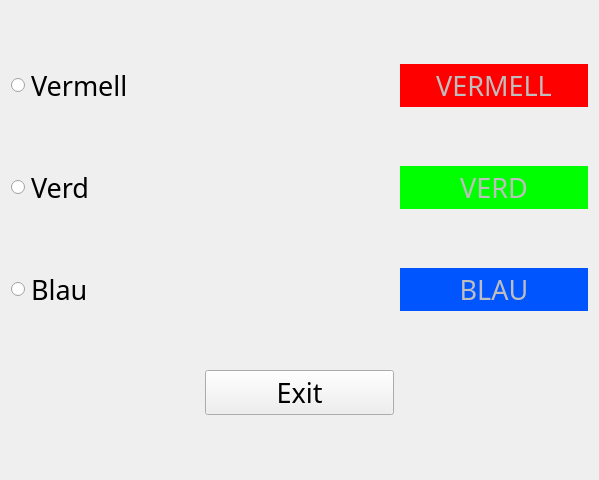
<?xml version="1.0" encoding="UTF-8"?>
<ui version="4.0">
 <class>MyForm</class>
 <widget class="QWidget" name="MyForm">
  <property name="geometry">
   <rect>
    <x>0</x>
    <y>0</y>
    <width>599</width>
    <height>480</height>
   </rect>
  </property>
  <property name="windowTitle">
   <string>Form</string>
  </property>
  <layout class="QGridLayout" name="gridLayout">
   <item row="1" column="2">
    <widget class="QLabel" name="label">
     <property name="enabled">
      <bool>false</bool>
     </property>
     <property name="font">
      <font>
       <family>Academicons</family>
       <pointsize>20</pointsize>
      </font>
     </property>
     <property name="styleSheet">
      <string notr="true">background-color: rgb(0, 255, 0);</string>
     </property>
     <property name="text">
      <string>VERD</string>
     </property>
     <property name="alignment">
      <set>Qt::AlignCenter</set>
     </property>
    </widget>
   </item>
   <item row="1" column="0">
    <widget class="QRadioButton" name="radioButton_2">
     <property name="font">
      <font>
       <family>Academicons</family>
       <pointsize>20</pointsize>
      </font>
     </property>
     <property name="text">
      <string>Verd</string>
     </property>
    </widget>
   </item>
   <item row="0" column="0">
    <widget class="QRadioButton" name="radioButton">
     <property name="font">
      <font>
       <family>Academicons</family>
       <pointsize>20</pointsize>
      </font>
     </property>
     <property name="text">
      <string>Vermell</string>
     </property>
    </widget>
   </item>
   <item row="2" column="0">
    <widget class="QRadioButton" name="radioButton_3">
     <property name="font">
      <font>
       <family>Academicons</family>
       <pointsize>20</pointsize>
      </font>
     </property>
     <property name="text">
      <string>Blau</string>
     </property>
    </widget>
   </item>
   <item row="0" column="2">
    <widget class="QLabel" name="label_2">
     <property name="enabled">
      <bool>false</bool>
     </property>
     <property name="font">
      <font>
       <family>Academicons</family>
       <pointsize>20</pointsize>
      </font>
     </property>
     <property name="styleSheet">
      <string notr="true">background-color: rgb(255, 0, 0);</string>
     </property>
     <property name="text">
      <string>VERMELL</string>
     </property>
     <property name="scaledContents">
      <bool>false</bool>
     </property>
     <property name="alignment">
      <set>Qt::AlignCenter</set>
     </property>
    </widget>
   </item>
   <item row="2" column="2">
    <widget class="QLabel" name="label_3">
     <property name="enabled">
      <bool>false</bool>
     </property>
     <property name="font">
      <font>
       <family>Academicons</family>
       <pointsize>20</pointsize>
      </font>
     </property>
     <property name="styleSheet">
      <string notr="true">background-color: rgb(0, 85, 255);</string>
     </property>
     <property name="text">
      <string>BLAU</string>
     </property>
     <property name="alignment">
      <set>Qt::AlignCenter</set>
     </property>
    </widget>
   </item>
   <item row="4" column="1">
    <widget class="QPushButton" name="pushButton">
     <property name="font">
      <font>
       <family>Academicons</family>
       <pointsize>20</pointsize>
      </font>
     </property>
     <property name="text">
      <string>Exit</string>
     </property>
    </widget>
   </item>
  </layout>
 </widget>
 <resources/>
 <connections>
  <connection>
   <sender>pushButton</sender>
   <signal>clicked()</signal>
   <receiver>MyForm</receiver>
   <slot>close()</slot>
   <hints>
    <hint type="sourcelabel">
     <x>345</x>
     <y>394</y>
    </hint>
    <hint type="destinationlabel">
     <x>493</x>
     <y>462</y>
    </hint>
   </hints>
  </connection>
  <connection>
   <sender>radioButton</sender>
   <signal>clicked(bool)</signal>
   <receiver>label_2</receiver>
   <slot>setEnabled(bool)</slot>
   <hints>
    <hint type="sourcelabel">
     <x>154</x>
     <y>89</y>
    </hint>
    <hint type="destinationlabel">
     <x>410</x>
     <y>86</y>
    </hint>
   </hints>
  </connection>
  <connection>
   <sender>radioButton</sender>
   <signal>clicked(bool)</signal>
   <receiver>label</receiver>
   <slot>setDisabled(bool)</slot>
   <hints>
    <hint type="sourcelabel">
     <x>186</x>
     <y>75</y>
    </hint>
    <hint type="destinationlabel">
     <x>407</x>
     <y>179</y>
    </hint>
   </hints>
  </connection>
  <connection>
   <sender>radioButton</sender>
   <signal>clicked(bool)</signal>
   <receiver>label_3</receiver>
   <slot>setDisabled(bool)</slot>
   <hints>
    <hint type="sourcelabel">
     <x>102</x>
     <y>77</y>
    </hint>
    <hint type="destinationlabel">
     <x>403</x>
     <y>285</y>
    </hint>
   </hints>
  </connection>
  <connection>
   <sender>radioButton_2</sender>
   <signal>clicked(bool)</signal>
   <receiver>label_2</receiver>
   <slot>setDisabled(bool)</slot>
   <hints>
    <hint type="sourcelabel">
     <x>186</x>
     <y>197</y>
    </hint>
    <hint type="destinationlabel">
     <x>419</x>
     <y>71</y>
    </hint>
   </hints>
  </connection>
  <connection>
   <sender>radioButton_2</sender>
   <signal>clicked(bool)</signal>
   <receiver>label</receiver>
   <slot>setEnabled(bool)</slot>
   <hints>
    <hint type="sourcelabel">
     <x>169</x>
     <y>190</y>
    </hint>
    <hint type="destinationlabel">
     <x>403</x>
     <y>190</y>
    </hint>
   </hints>
  </connection>
  <connection>
   <sender>radioButton_2</sender>
   <signal>clicked(bool)</signal>
   <receiver>label_3</receiver>
   <slot>setDisabled(bool)</slot>
   <hints>
    <hint type="sourcelabel">
     <x>171</x>
     <y>172</y>
    </hint>
    <hint type="destinationlabel">
     <x>411</x>
     <y>279</y>
    </hint>
   </hints>
  </connection>
  <connection>
   <sender>radioButton_3</sender>
   <signal>clicked(bool)</signal>
   <receiver>label_2</receiver>
   <slot>setDisabled(bool)</slot>
   <hints>
    <hint type="sourcelabel">
     <x>192</x>
     <y>291</y>
    </hint>
    <hint type="destinationlabel">
     <x>413</x>
     <y>80</y>
    </hint>
   </hints>
  </connection>
  <connection>
   <sender>radioButton_3</sender>
   <signal>clicked(bool)</signal>
   <receiver>label</receiver>
   <slot>setDisabled(bool)</slot>
   <hints>
    <hint type="sourcelabel">
     <x>156</x>
     <y>293</y>
    </hint>
    <hint type="destinationlabel">
     <x>411</x>
     <y>187</y>
    </hint>
   </hints>
  </connection>
  <connection>
   <sender>radioButton_3</sender>
   <signal>clicked(bool)</signal>
   <receiver>label_3</receiver>
   <slot>setEnabled(bool)</slot>
   <hints>
    <hint type="sourcelabel">
     <x>137</x>
     <y>295</y>
    </hint>
    <hint type="destinationlabel">
     <x>415</x>
     <y>295</y>
    </hint>
   </hints>
  </connection>
 </connections>
</ui>
